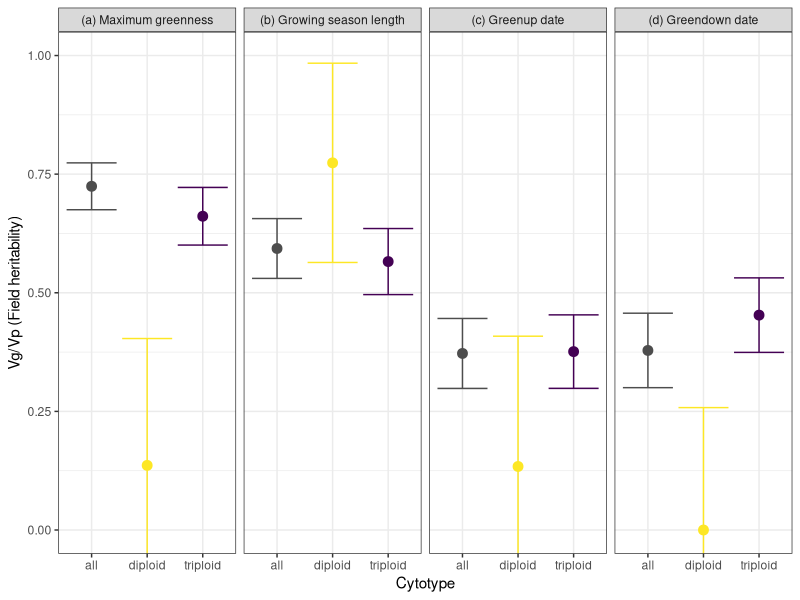
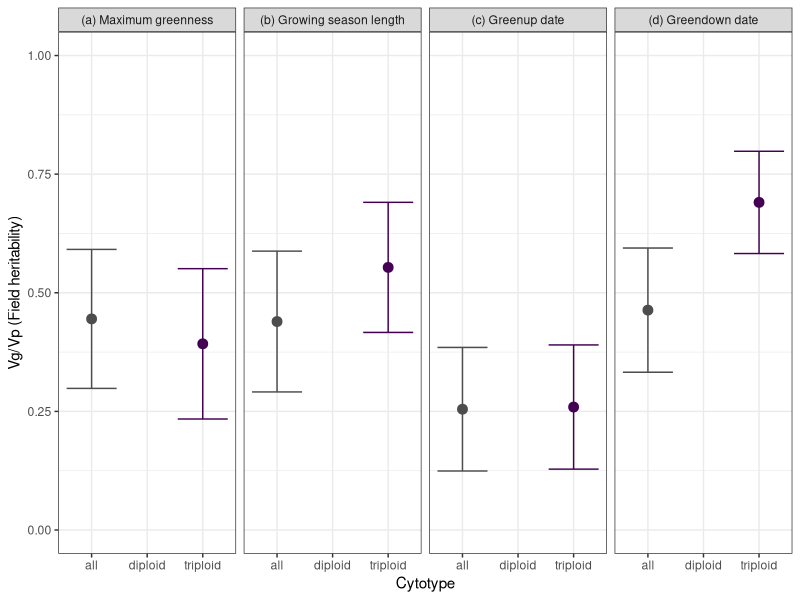

The R script that drew these images, in order:
library(tidyverse)
library(ggplot2)
library(viridis)

# load data
df_heritability <- read_tsv("paper_data_updated.tsv") %>%
  mutate(ploidy=factor(ploidy))

nice_names_pheno = c(OGI='Greenup date (doy)', 
                     OGMn='Greendown date (doy)', 
                     GSL='Growing season length (days)', 
                     EVImax='Maximum greenness (fraction)')

nice_names_pheno_short = sapply(nice_names_pheno, function(x) {  strsplit(x,split=" \\(")[[1]][1]  })
nice_names_pheno_short = nice_names_pheno_short[order(names(nice_names_pheno_short))]
nice_names_pheno_short_with_labels = paste("(",letters[1:4], ") ", nice_names_pheno_short,sep="")
names(nice_names_pheno_short_with_labels) = names(nice_names_pheno_short)

#make plot
make_plot <- function(df)
{
  plot_vgvp <- ggplot(df, aes(x=ploidy, y=Variance,color=ploidy)) +
    geom_point(size=3, position=position_dodge(width=0.5)) +
    geom_errorbar(aes(ymin=(Variance-SE), ymax=(Variance+SE)),
                  position=position_dodge(width=0.4)) +
    facet_wrap(~phenology, labeller = as_labeller(nice_names_pheno_short_with_labels),nrow=1) +
    theme(axis.text.x = element_text(angle = 75, hjust=1)) + 
    labs(y="Vg/Vp (Field heritability)", x='Cytotype') +
    coord_cartesian(ylim = c(0, 1)) +
    theme_bw() +
    theme(legend.position='none') +
    scale_color_manual(values=c(`all`=gray(0.3),`diploid`=viridis(n=3)[3],`triploid`=viridis(n=3)[1])) +
    scale_x_discrete(drop=FALSE)
}

#save plot
ggsave(make_plot(df_heritability %>% filter(cover=="cover25")), file="figures/g_vgvp_25.png", 
       width=7, height=4)
ggsave(make_plot(df_heritability %>% filter(cover=="cover50")), file="figures/g_vgvp_50.png", 
       width=7, height=4)
